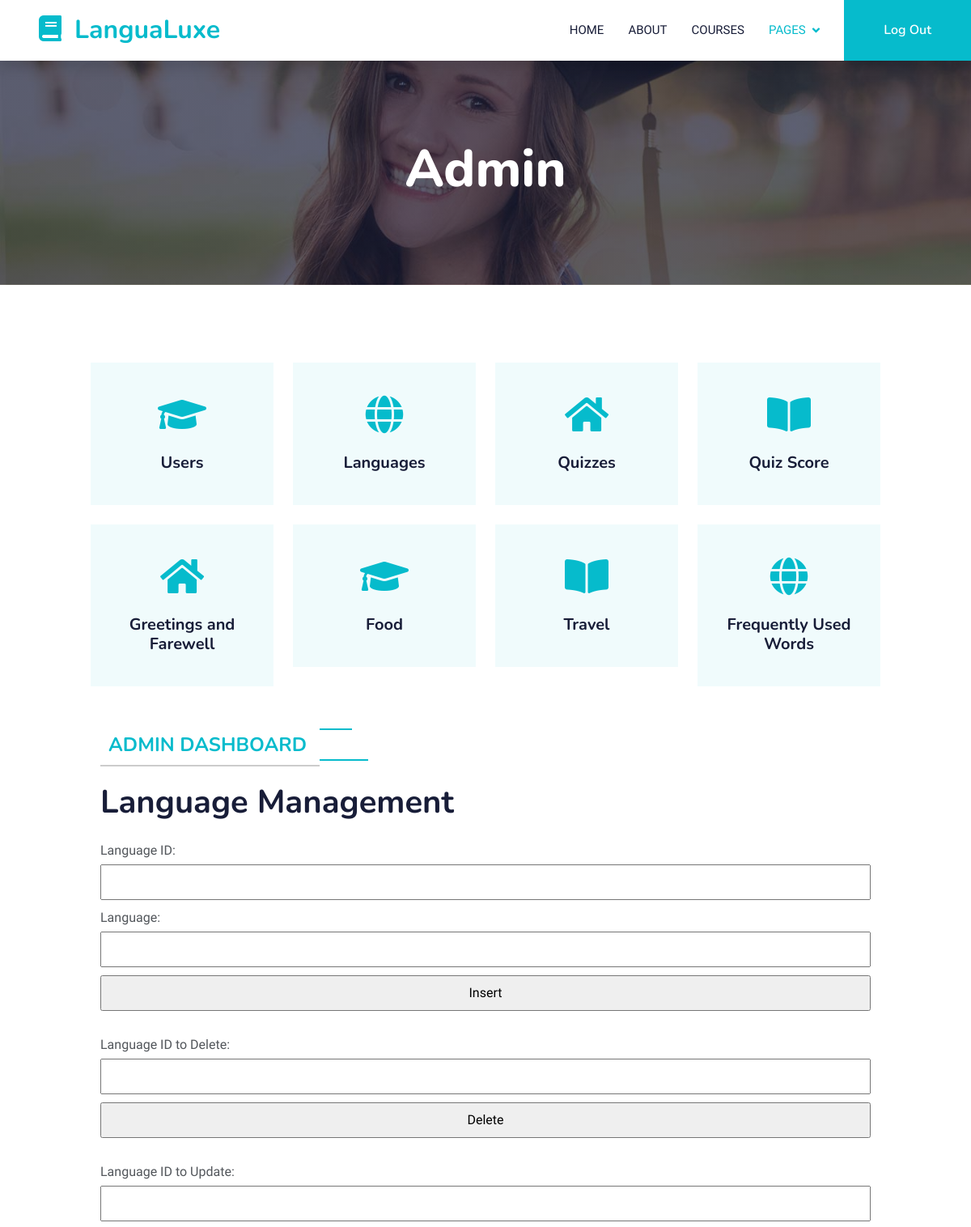
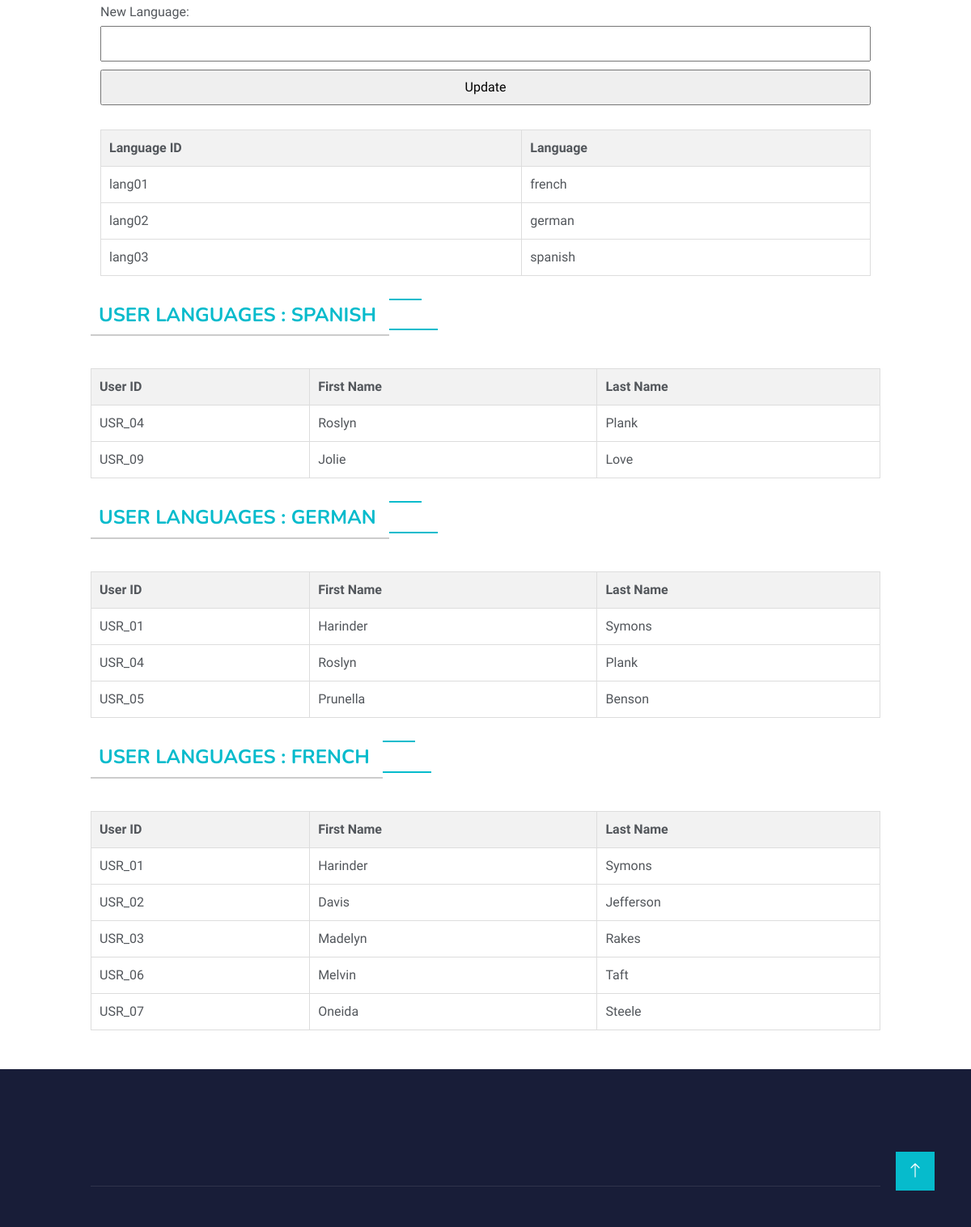
Page /LanguageLearning/Languages.php on the committed database (2 pictures, top to bottom).
### tables this page shows
CREATE TABLE language (
    `language_id` VARCHAR(6),
    `language` VARCHAR(7),
    PRIMARY KEY (`language_id`)
);

CREATE TABLE user (
    `userid` VARCHAR(6),
    `firstname` VARCHAR(8) NOT NULL,
    `lastname` VARCHAR(9),
    `email` VARCHAR(18) NOT NULL,
    `password` VARCHAR(18) NOT NULL,
    PRIMARY KEY (`userid`)
);

### LanguageLearning/Languages.php (the view, shortened to what this page needs)
<!DOCTYPE html>
<html lang="en">
<head>
    <link href="https://cdnjs.cloudflare.com/ajax/libs/font-awesome/5.10.0/css/all.min.css" rel="stylesheet">
    <link href="https://cdn.jsdelivr.net/npm/bootstrap-icons@1.4.1/font/bootstrap-icons.css" rel="stylesheet">
    <link href="lib/animate/animate.min.css" rel="stylesheet">
    <link href="lib/owlcarousel/assets/owl.carousel.min.css" rel="stylesheet">
    <link href="css/bootstrap.min.css" rel="stylesheet">
    <link href="css/style.css" rel="stylesheet">
    <link rel="stylesheet" type="text/css" href="admin.css">
</head>
<body>
    <nav class="navbar navbar-expand-lg bg-white navbar-light shadow sticky-top p-0">
        <a href="index.html" class="navbar-brand d-flex align-items-center px-4 px-lg-5">
            <h2 class="m-0 text-primary"><i class="fa fa-book me-3"></i>LanguaLuxe</h2>
        </a>
        <div class="collapse navbar-collapse" id="navbarCollapse">
            <div class="navbar-nav ms-auto p-4 p-lg-0">
                <a href="index.html" class="nav-item nav-link">Home</a>
                <a href="about.html" class="nav-item nav-link">About</a>
                <a href="courses.html" class="nav-item nav-link">Courses</a>
                <div class="nav-item dropdown">
                    <a href="#" class="nav-link dropdown-toggle active" data-bs-toggle="dropdown">Pages</a>
                </div>
            </div>
            <a href="logout.php" class="btn btn-primary py-4 px-lg-5 d-none d-lg-block">Log Out</a>
        </div>
    </nav>
    <div class="container-fluid bg-primary py-5 mb-5 page-header">
        <div class="container py-5">
            <div class="row justify-content-center">
                <div class="col-lg-10 text-center">
                    <h1 class="display-3 text-white animated slideInDown">Admin</h1>
                </div>
            </div>
        </div>
    </div>
     <div class="container-xxl py-5">
        <div class="container">
            <div class="row g-4">
                <div class="col-lg-3 col-sm-6 wow fadeInUp" data-wow-delay="0.1s">
                    <div class="service-item text-center pt-3">
                        <div class="p-4">
                            <i class="fa fa-3x fa-graduation-cap text-primary mb-4"></i>
                            <a href="Adminhome.php"><h5 class="mb-3">Users</h5></a>
                        </div>
                    </div>
                </div>
                <div class="col-lg-3 col-sm-6 wow fadeInUp" data-wow-delay="0.3s">
                    <div class="service-item text-center pt-3">
                        <div class="p-4">
                            <i class="fa fa-3x fa-globe text-primary mb-4"></i>
                            <a href="Languages.php"><h5 class="mb-3">Languages</h5></a>
                        </div>
                    </div>
                </div>
                <div class="col-lg-3 col-sm-6 wow fadeInUp" data-wow-delay="0.5s">
                    <div class="service-item text-center pt-3">
                        <div class="p-4">
                            <i class="fa fa-3x fa-home text-primary mb-4"></i>
                            <a href="Quiz.php"><h5 class="mb-3">Quizzes</h5></a>
                        </div>
                    </div>
                </div>
                <div class="col-lg-3 col-sm-6 wow fadeInUp" data-wow-delay="0.7s">
                    <div class="service-item text-center pt-3">
                        <div class="p-4">
                            <i class="fa fa-3x fa-book-open text-primary mb-4"></i>
                            <a href="QuizScore.php"><h5 class="mb-3">Quiz Score</h5></a>
                        </div>
                    </div>
                </div>
                <div class="col-lg-3 col-sm-6 wow fadeInUp" data-wow-delay="0.5s">
                    <div class="service-item text-center pt-3">
                        <div class="p-4">
                            <i class="fa fa-3x fa-home text-primary mb-4"></i>
                            <a href="Greetings_and_Farewell"><h5 class="mb-3">Greetings and Farewell</h5></a>
                        </div>
                    </div>
                </div>
                <div class="col-lg-3 col-sm-6 wow fadeInUp" data-wow-delay="0.11s">
                    <div class="service-item text-center pt-3">
                        <div class="p-4">
                            <i class="fa fa-3x fa-graduation-cap text-primary mb-4"></i>
                            <a href="Food.php"><h5 class="mb-3">Food</h5></a>
                        </div>
                    </div>
                </div>
                <div class="col-lg-3 col-sm-6 wow fadeInUp" data-wow-delay="0.7s">
                    <div class="service-item text-center pt-3">
                        <div class="p-4">
                            <i class="fa fa-3x fa-book-open text-primary mb-4"></i>
                            <a href="Travel.php"><h5 class="mb-3">Travel</h5></a>
                        </div>
                    </div>
                </div>
                <div class="col-lg-3 col-sm-6 wow fadeInUp" data-wow-delay="0.3s">
                    <div class="service-item text-center pt-3">
                        <div class="p-4">
                            <i class="fa fa-3x fa-globe text-primary mb-4"></i>
                            <a href="Frequent.php"><h5 class="mb-3">Frequently Used Words</h5></a>
                        </div>
                    </div>
                </div>
            </div>
        </div>
    </div>
    <div class="container">
    <?php
include("config.php");
$languageQuery = "SELECT * FROM Language";
$languageResult = $conn->query($languageQuery);
?>
<div class="container">
    <h6 class="section-title bg-white text-start text-primary pe-3">Admin Dashboard</h6>
    <h1 class="mb-4">Language Management</h1>
    <form method="post" action="">
        <label for="language_id">Language ID:</label>
        <input type="text" name="language_id" required>
        <label for="language">Language:</label>
        <input type="text" name="language" required>
        <input type="submit" name="submit_insert_language" value="Insert">
    </form>
    <form method="post" action="">
        <label for="language_id_to_delete">Language ID to Delete:</label>
        <input type="text" name="language_id_to_delete" required>
        <input type="submit" name="submit_delete_language" value="Delete">
    </form>
    <form method="post" action="">
        <label for="language_id_to_update">Language ID to Update:</label>
        <input type="text" name="language_id_to_update" required>
        <label for="new_language">New Language:</label>
        <input type="text" name="new_language" required>
        <input type="submit" name="submit_update_language" value="Update">
    </form>
    <table>
        <tr>
            <th>Language ID</th>
            <th>Language</th>
        </tr>
        <?php
        if ($languageResult->num_rows > 0) {
            while ($row = $languageResult->fetch_assoc()) {
                echo "<tr>";
                echo "<td>{$row['language_id']}</td>";
                echo "<td>{$row['language']}</td>";
                echo "</tr>";
            }
        } else {
            echo "<tr><td colspan='2'>No languages found</td></tr>";
        }
        ?>
    </table>
</div>
    </div>
<?php
include("config.php");
$query = "
    SELECT u.userid, u.firstname, u.lastname
    FROM user u
    WHERE EXISTS (
        SELECT *
        FROM user_lang l
        WHERE l.userid = u.userid
          AND l.language_id = (
            SELECT language_id
            FROM language
            WHERE language = 'spanish'
          )
    )";
$result = $conn->query($query);
?>
<br>
<div class="container">
    <h6 class="section-title bg-white text-start text-primary pe-3">User Languages : Spanish</h6>
    <table>
        <tr>
            <th>User ID</th>
            <th>First Name</th>
            <th>Last Name</th>
        </tr>
        <?php
        if ($result->num_rows > 0) {
            while ($row = $result->fetch_assoc()) {
                echo "<tr>";
                echo "<td>{$row['userid']}</td>";
                echo "<td>{$row['firstname']}</td>";
                echo "<td>{$row['lastname']}</td>";
                echo "</tr>";
            }
        } else {
            echo "<tr><td colspan='3'>No users found with language proficiency in Spanish</td></tr>";
        }
        ?>
    </table>
</div>
<?php
include("config.php");
$query = "
    SELECT u.userid, u.firstname, u.lastname
    FROM user u
    WHERE EXISTS (
        SELECT *
        FROM user_lang l
        WHERE l.userid = u.userid
          AND l.language_id = (
            SELECT language_id
            FROM language
            WHERE language = 'german'
          )
    )";
$result = $conn->query($query);
?>
<br>
<div class="container">
    <h6 class="section-title bg-white text-start text-primary pe-3">User Languages : German</h6>
    <table>
        <tr>
            <th>User ID</th>
            <th>First Name</th>
            <th>Last Name</th>
        </tr>
        <?php
        if ($result->num_rows > 0) {
            while ($row = $result->fetch_assoc()) {
                echo "<tr>";
                echo "<td>{$row['userid']}</td>";
                echo "<td>{$row['firstname']}</td>";
                echo "<td>{$row['lastname']}</td>";
                echo "</tr>";
            }
        } else {
            echo "<tr><td colspan='3'>No users found with language proficiency in Spanish</td></tr>";
        }
        ?>
    </table>
</div>
<?php
include("config.php");
$query = "
    SELECT u.userid, u.firstname, u.lastname
    FROM user u
    WHERE EXISTS (
        SELECT *
        FROM user_lang l
        WHERE l.userid = u.userid
          AND l.language_id = (
            SELECT language_id
            FROM language
            WHERE language = 'french'
          )
    )";
$result = $conn->query($query);
?>
<br>
<div class="container">
    <h6 class="section-title bg-white text-start text-primary pe-3">User Languages : French</h6>
    <table>
        <tr>
            <th>User ID</th>
            <th>First Name</th>
            <th>Last Name</th>
        </tr>
        <?php
        if ($result->num_rows > 0) {
            while ($row = $result->fetch_assoc()) {
                echo "<tr>";
                echo "<td>{$row['userid']}</td>";
                echo "<td>{$row['firstname']}</td>";
                echo "<td>{$row['lastname']}</td>";
                echo "</tr>";
            }
        } else {
            echo "<tr><td colspan='3'>No users found with language proficiency in Spanish</td></tr>";
        }
        ?>
    </table>
</div>
    <div class="container-fluid bg-dark text-light footer pt-5 mt-5 wow fadeIn" data-wow-delay="0.1s">
        <div class="container py-5">
            <div class="row g-5">
            </div>
        </div>
        <div class="container">
            <div class="copyright">
            </div>
        </div>
    </div>
    <a href="#" class="btn btn-lg btn-primary btn-lg-square back-to-top"><i class="bi bi-arrow-up"></i></a>
</body>
</html>

### LanguageLearning/css/style.css (style rules this page uses)
:root { --primary: #06BBCC; --light: #F0FBFC; --dark: #181d38; }
.back-to-top { position: fixed; display: none; right: 45px; bottom: 45px; z-index: 99; }
.btn { font-family: 'Nunito', sans-serif; font-weight: 600; transition: .5s; }
.btn.btn-primary, .btn.btn-secondary { color: #FFFFFF; }
.btn-lg-square { width: 48px; height: 48px; }
.btn-square, .btn-sm-square, .btn-lg-square { padding: 0; display: flex; align-items: center; justify-content: center; font-weight: normal; border-radius: 0px; }
.navbar .dropdown-toggle::after { border: none; content: "\f107"; font-family: "Font Awesome 5 Free"; font-weight: 900; vertical-align: middle; margin-left: 8px; }
.navbar-light .navbar-nav .nav-link { margin-right: 30px; padding: 25px 0; color: #FFFFFF; font-size: 15px; text-transform: uppercase; outline: none; }
.navbar-light .navbar-nav .nav-link:hover, .navbar-light .navbar-nav .nav-link.active { color: var(--primary); }
.navbar-light .navbar-brand, .navbar-light a.btn { height: 75px; }
.navbar-light .navbar-nav .nav-link { color: var(--dark); font-weight: 500; }
.navbar-light.sticky-top { top: -100px; transition: .5s; }
.page-header { background: linear-gradient(rgba(24, 29, 56, .7), rgba(24, 29, 56, .7)), url(../img/carousel-1.jpg); background-position: center center; background-repeat: no-repeat; background-size: cover; }
.section-title { position: relative; display: inline-block; text-transform: uppercase; }
.section-title::before { position: absolute; content: ""; width: calc(100% + 80px); height: 2px; top: 4px; left: -40px; background: var(--primary); z-index: -1; }
.section-title::after { position: absolute; content: ""; width: calc(100% + 120px); height: 2px; bottom: 5px; left: -60px; background: var(--primary); z-index: -1; }
.section-title.text-start::before { width: calc(100% + 40px); left: 0; }
.section-title.text-start::after { width: calc(100% + 60px); left: 0; }
.service-item { background: var(--light); transition: .5s; }
.service-item * { transition: .5s; }
.footer .copyright { padding: 25px 0; font-size: 15px; border-top: 1px solid rgba(256, 256, 256, .1); }

### LanguageLearning/admin.css (style rules this page uses)
.container { max-width: 1000px; margin: 0 auto; }
.section-title { padding: 10px; margin-bottom: 20px; font-size: 24px; font-weight: bold; border-bottom: 2px solid #ccc; }
form { margin-bottom: 20px; }
form label { display: block; margin-bottom: 5px; }
form input { width: 100%; padding: 8px; margin-bottom: 10px; box-sizing: border-box; }
table { width: 100%; border-collapse: collapse; margin-top: 20px; }
table th, table td { border: 1px solid #ddd; padding: 10px; text-align: left; }
table th { background-color: #f2f2f2; }
.mb-4 { margin-bottom: 20px; }

### rows in the picture
language: language_id "lang01", language "french"
language: language_id "lang02", language "german"
language: language_id "lang03", language "spanish"
user: userid "USR_04", firstname "Roslyn", lastname "Plank"
user: userid "USR_09", firstname "Jolie", lastname "Love"
user: userid "USR_01", firstname "Harinder", lastname "Symons"
user: userid "USR_05", firstname "Prunella", lastname "Benson"
user: userid "USR_02", firstname "Davis", lastname "Jefferson"
user: userid "USR_03", firstname "Madelyn", lastname "Rakes"
user: userid "USR_06", firstname "Melvin", lastname "Taft"
user: userid "USR_07", firstname "Oneida", lastname "Steele"
